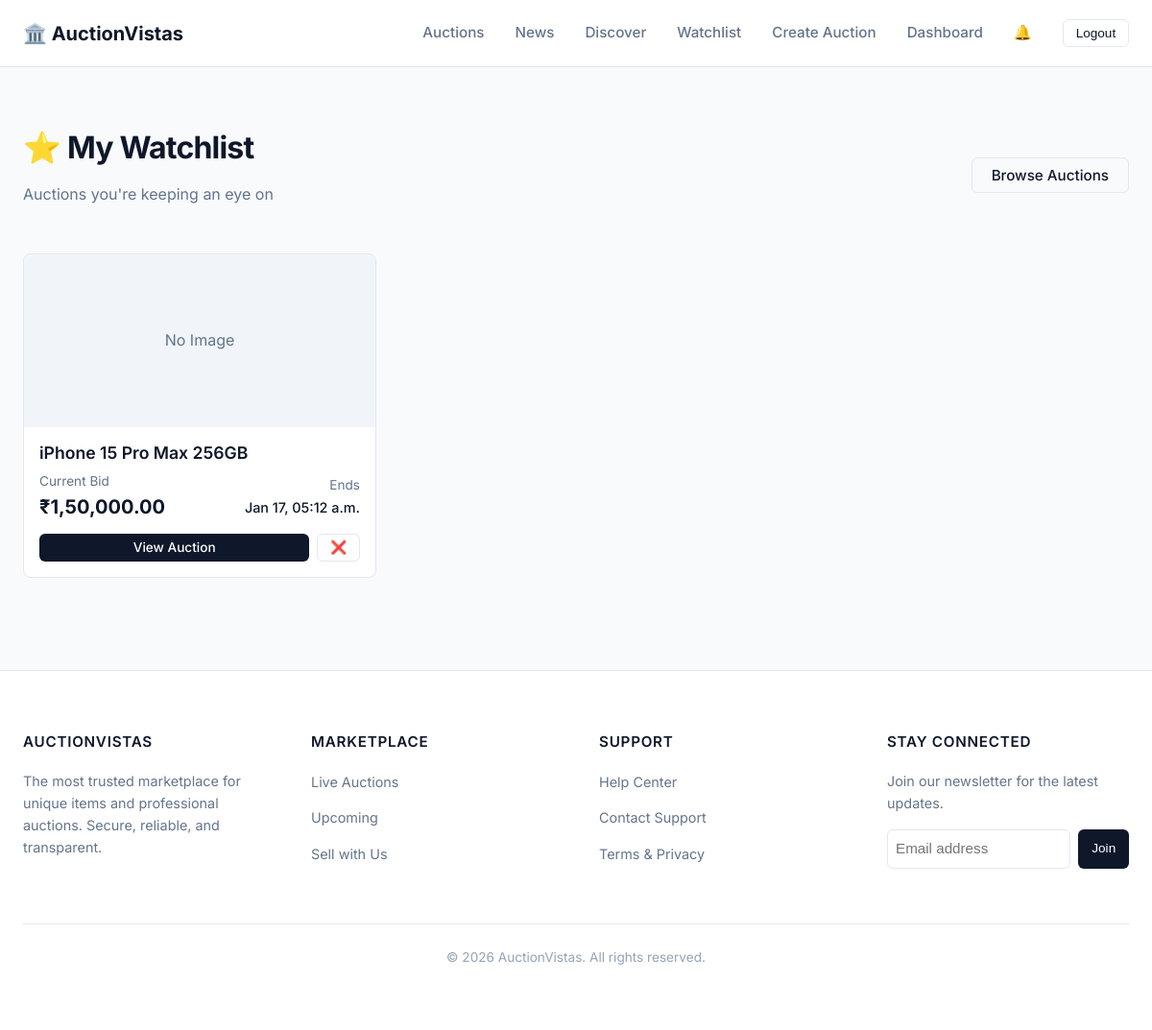
/watchlist/my/ (signed in), run on the app's committed database.
### watchlist/models.py (models this page shows, shortened)
class Watchlist(models.Model):
    user = models.ForeignKey(
        User,
        on_delete=models.CASCADE,
        related_name="watchlist_items"
    )
    auction = models.ForeignKey(
        Auction,
        on_delete=models.CASCADE,
        related_name="watchers"
    )
    created_at = models.DateTimeField(auto_now_add=True)
    notify_before_end = models.BooleanField(default=False)
    notification_sent = models.BooleanField(default=False)
    notify_on_outbid = models.BooleanField(default=False)
    class Meta:
        unique_together = ("user", "auction")

### auctions/models.py (models this page shows, shortened)
class Auction(models.Model):
    title = models.CharField(max_length=255)
    description = models.TextField()
    starting_price = models.DecimalField(max_digits=20, decimal_places=2)
    current_price = models.DecimalField(max_digits=20, decimal_places=2, default=0)
    end_time = models.DateTimeField()
    owner = models.ForeignKey(User, on_delete=models.CASCADE, related_name='auctions')
    is_active = models.BooleanField(default=True)
    created_at = models.DateTimeField(auto_now_add=True)
    image = models.ImageField(upload_to='auction_images/', null=True, blank=True)
    category = models.ForeignKey(
        Category,
        on_delete=models.SET_NULL,
        null=True,
        blank=True,
        related_name='auctions'
    )
    is_featured = models.BooleanField(default=False)
    featured_order = models.IntegerField(default=0)
    banner_image = models.ImageField(upload_to='auction_banners/', null=True, blank=True)
    view_count = models.PositiveIntegerField(default=0)

### watchlist/views.py (the view)
# urls.py: path("my/", views.my_watchlist, name="my_watchlist"),
@login_required
def my_watchlist(request):
    items = Watchlist.objects.filter(user=request.user).select_related("auction")
    return render(request, "watchlist/my_watchlist.html", {"items": items})

### auctions/templatetags/indian_format.py (called while the page is built)
def indian_currency(value):
    try:
        value = float(value)
    except (ValueError, TypeError):
        return value
    s = str(int(value))
    if len(s) > 3:
        last3 = s[-3:]
        rest = s[:-3]
        rest = ','.join([rest[max(i-2,0):i] for i in range(len(rest), 0, -2)][::-1]).lstrip(',')
        formatted = rest + ',' + last3
    else:
        formatted = s
    decimals = f"{value:.2f}".split('.')[-1]
    return f"{formatted}.{decimals}"

### news/context_processors.py (called while the page is built)
def latest_news(request):
    try:
        latest_articles = Article.objects.filter(status='published').order_by('-published_at')[:3]
        return {
            'latest_news_articles': latest_articles
        }
    except:
        return {
            'latest_news_articles': []
        }

### watchlist/templates/watchlist/my_watchlist.html (shortened to what this page needs)
{% extends "base.html" %}
{% load indian_format %}
{% block content %}
<div class="container" style="padding: 2rem 0;">
  <div style="display: flex; justify-content: space-between; align-items: center; margin-bottom: 2rem;">
    <div>
      <h1 style="font-size: 2rem; font-weight: 700; margin-bottom: 0.5rem;">⭐ My Watchlist</h1>
      <p style="color: var(--text-secondary);">Auctions you're keeping an eye on</p>
    </div>
    <a href="{% url 'auction_list' %}" class="btn btn-outline">Browse Auctions</a>
  </div>
  {% if items %}
  <div style="display: grid; grid-template-columns: repeat(auto-fill, minmax(300px, 1fr)); gap: 1.5rem;">
    {% for item in items %}
    <div class="card" style="overflow: hidden;">
      <a href="{% url 'auction_detail' item.auction.id %}" style="display: block;">
        {% if item.auction.image %}
        <img src="{{ item.auction.image.url }}" alt="{{ item.auction.title }}"
          style="width: 100%; height: 180px; object-fit: cover;">
        {% else %}
        <div
          style="width: 100%; height: 180px; background: var(--bg-secondary); display: flex; align-items: center; justify-content: center; color: var(--text-secondary);">
          No Image
        </div>
        {% endif %}
      </a>
      <div class="card-body" style="padding: 1rem;">
        <h3 style="margin-bottom: 0.5rem; font-size: 1.1rem;">
          <a href="{% url 'auction_detail' item.auction.id %}" style="color: inherit; text-decoration: none;">
            {{ item.auction.title|truncatechars:40 }}
          </a>
        </h3>
        <div style="display: flex; justify-content: space-between; align-items: center; margin-bottom: 0.75rem;">
          <div>
            <div style="font-size: 0.85rem; color: var(--text-secondary);">Current Bid</div>
            <div style="font-size: 1.25rem; font-weight: 700; color: var(--text-main);">₹{{ item.auction.current_price|indian_format }}</div>
          </div>
          <div style="text-align: right;">
            <div style="font-size: 0.85rem; color: var(--text-secondary);">Ends</div>
            <div style="font-size: 0.9rem; font-weight: 500;">{{ item.auction.end_time|date:"M d, h:i a" }}</div>
          </div>
        </div>
        <div style="display: flex; gap: 0.5rem;">
          <a href="{% url 'auction_detail' item.auction.id %}" class="btn btn-primary btn-sm"
            style="flex: 1; text-align: center;">
            View Auction
          </a>
          <a href="{% url 'toggle_watchlist' item.auction.id %}" class="btn btn-outline btn-sm" style="color: #ef4444;"
            title="Remove from Watchlist">
            ❌
          </a>
        </div>
      </div>
    </div>
    {% endfor %}
  </div>
  {% endif %}
</div>
{% endblock %}

### static/style.css (style rules this page uses)
:root { --primary-color: #0f172a; --primary-hover: #1e293b; --accent-color: #2563eb; --accent-hover: #1d4ed8; --success-color: #059669; --warning-color: #d97706; --danger-color: #dc2626; --bg-body: #f8fafc; --bg-surface: #ffffff; --bg-secondary: #f1f5f9; --text-main: #0f172a; --text-secondary: #64748b; --text-muted: #94a3b8; --text-on-primary: #ffffff; --border-color: #e2e8f0; --border-focus: #2563eb; --radius-sm: 4px; --radius-md: 6px; --radius-lg: 8px; --shadow-sm: 0 1px 2px 0 rgb(0 0 0 / 0.05); --shadow-md: 0 4px 6px -1px rgb(0 0 0 / 0.1), 0 2px 4px -2px rgb(0 0 0 / 0.1); --shadow-lg: 0 10px 15px -3px rgb(0 0 0 / 0.1), 0 4px 6px -4px rgb(0 0 0 / 0.1); --container-width: 1200px; --header-height: 70px; }
*, *::before, *::after { box-sizing: border-box; }
body { margin: 0; padding: 0; font-family: 'Inter', -apple-system, BlinkMacSystemFont, "Segoe UI", Roboto, "Helvetica Neue", Arial, sans-serif; background-color: var(--bg-body); color: var(--text-main); line-height: 1.6; -webkit-font-smoothing: antialiased; }
a { color: var(--accent-color); text-decoration: none; transition: color 0.15s ease; }
h1, h2, h3, h4, h5, h6 { margin-top: 0; margin-bottom: 0.75em; font-weight: 600; line-height: 1.25; color: var(--text-main); }
h1 { font-size: 2.25rem; letter-spacing: -0.025em; }
h3 { font-size: 1.5rem; }
p { margin-bottom: 1rem; color: var(--text-secondary); }
.container { width: 100%; max-width: var(--container-width); margin: 0 auto; padding: 0 1.5rem; }
.btn { display: inline-flex; align-items: center; justify-content: center; padding: 0.625rem 1.25rem; font-size: 0.95rem; font-weight: 500; border-radius: var(--radius-md); cursor: pointer; transition: all 0.15s ease; line-height: 1; text-decoration: none !important; border: 1px solid transparent; }
.btn-primary { background-color: var(--primary-color); color: var(--text-on-primary); }
.btn-outline { background-color: transparent; border-color: var(--border-color); color: var(--text-main); }
.btn-sm { padding: 0.4rem 0.8rem; font-size: 0.85rem; }
.card { background-color: var(--bg-surface); border: 1px solid var(--border-color); border-radius: var(--radius-lg); overflow: hidden; transition: box-shadow 0.2s ease, transform 0.2s ease; }
.card-body { padding: 1.25rem; }

### data on the page
Watchlist: shows "No Image", auction "iPhone 15 Pro Max 256GB", auction.current_price|indian_format "1,50,000.00", auction.end_time "Jan 17, 05:12 a.m."
